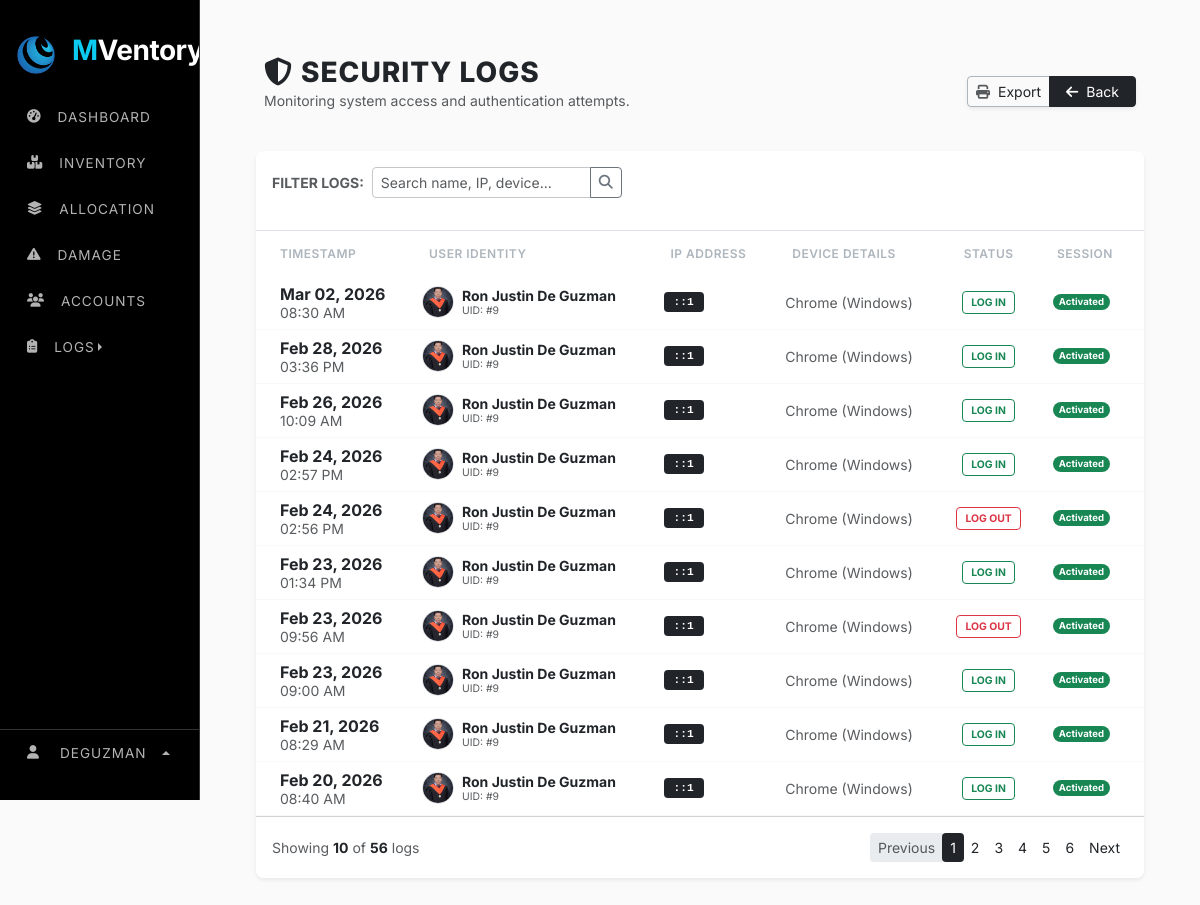
/web_content/security_logs.php (signed in), run on the app's committed database.
### tables this page shows
CREATE TABLE `system_settings` (
  `setting_key` varchar(100) NOT NULL,
  `setting_value` varchar(255) NOT NULL,
  `setting_type` enum('string','number','boolean','select') NOT NULL,
  `category` enum('general','inventory','notifications','security') NOT NULL,
  `description` varchar(255) DEFAULT NULL,
  PRIMARY KEY (`setting_key`)
);

CREATE TABLE `security_logs` (
  `log_id` int(11) NOT NULL AUTO_INCREMENT,
  `user_id` int(11) DEFAULT NULL,
  `browser` varchar(255) DEFAULT NULL,
  `ip_address` varchar(50) DEFAULT NULL,
  `login_time` datetime DEFAULT NULL,
  `status` varchar(50) DEFAULT NULL,
  `is_active` tinyint(1) NOT NULL,
  `is_login` tinyint(1) NOT NULL,
  PRIMARY KEY (`log_id`),
  KEY `user_id` (`user_id`),
  CONSTRAINT `security_logs_ibfk_1` FOREIGN KEY (`user_id`) REFERENCES `users` (`user_id`)
);

CREATE TABLE `users` (
  `user_id` int(11) NOT NULL AUTO_INCREMENT,
  `role_id` varchar(15) NOT NULL,
  `username` varchar(9999) NOT NULL,
  `first_name` varchar(100) NOT NULL,
  `last_name` varchar(100) NOT NULL,
  `phone` varchar(11) NOT NULL,
  `address` varchar(500) DEFAULT NULL,
  `role` varchar(30) NOT NULL,
  `status` varchar(20) NOT NULL DEFAULT 'active',
  `email` varchar(150) NOT NULL,
  `password` varchar(255) NOT NULL,
  `profile_image` varchar(999) NOT NULL,
  `is_active` tinyint(1) DEFAULT 1,
  `is_login` tinyint(1) NOT NULL,
  `last_login` datetime DEFAULT NULL,
  `created_at` timestamp NOT NULL DEFAULT current_timestamp(),
  `deleted_at` timestamp NULL DEFAULT NULL,
  `last_activity` datetime DEFAULT current_timestamp(),
  PRIMARY KEY (`user_id`),
  UNIQUE KEY `email` (`email`)
);

### web_content/security_logs.php (the view, shortened to what this page needs)
<?php
    include "../render/connection.php";
    include "../src/cdn/cdn_links.php";
    $limit = 10;
    $page = isset($_GET['page']) ? (int)$_GET['page'] : 1;
    $start = ($page - 1) * $limit;
    $search = isset($_GET['search']) ? mysqli_real_escape_string($conn, $_GET['search']) : '';
    $where_clause = "";
    $total_query = "SELECT COUNT(*) AS total
                    FROM security_logs sl
                    LEFT JOIN users u ON sl.user_id = u.user_id
                    $where_clause";
    $total_result = mysqli_query($conn, $total_query);
    $total_rows = mysqli_fetch_assoc($total_result)['total'];
    $pages = ceil($total_rows / $limit);
    $log_query = "SELECT sl.*, u.first_name, u.last_name, u.profile_image
                  FROM security_logs sl
                  LEFT JOIN users u ON sl.user_id = u.user_id
                  $where_clause
                  ORDER BY sl.login_time DESC
                  LIMIT $start, $limit";
    $log_result = mysqli_query($conn, $log_query);
?>
<!doctype html>
<html lang="en">
    <head>
        <link rel="stylesheet" href="../src/style/main_style.css">
    </head>
    <body>
        <div class="row g-0">
            <div class="col-lg-2">
                <?php include "../nav/sidebar_nav.php"; ?>
            </div>
            <div class="col">
                <div class="main-content">
                    <div class="container px-4 mt-4">
                        <div class="d-flex justify-content-between align-items-center mb-4 px-2">
                            <div>
                                <h3 class="section-title text-dark mb-0">
                                    <i class="fa-solid fa-shield-halved me-2 text-dark"></i>Security Logs
                                </h3>
                                <p class="text-muted small">Monitoring system access and authentication attempts.</p>
                            </div>
                            <div class="btn-group shadow-sm">
                                <button class="btn btn-white border border-dark-subtle btn-sm">
                                    <i class="fa-solid fa-print me-1 text-muted"></i> Export
                                </button>
                                <a href="dashboard.php" class="btn btn-dark btn-sm px-3">
                                    <i class="fa-solid fa-arrow-left me-1"></i> Back
                                </a>
                            </div>
                        </div>
                        <div class="card edd-card shadow-sm">
                            <div class="card-header bg-white p-3 border-bottom d-flex justify-content-between align-items-center">
                                <form action="" method="GET" class="d-flex align-items-center gap-2">
                                    <span class="fw-bold small text-uppercase text-muted">Filter Logs:</span>
                                    <div class="input-group input-group-sm" style="width: 250px;">
                                        <input type="text" name="search" class="form-control border-secondary-subtle" placeholder="Search name, IP, device..." value="<?php echo htmlspecialchars($search); ?>">
                                        <button class="btn btn-outline-secondary" type="submit"><i class="fa-solid fa-magnifying-glass"></i></button>
                                    </div>
                                </form>
                            </div>
                            <div class="table-responsive">
                                <table class="table table-hover align-middle mb-0">
                                    <thead>
                                        <tr>
                                            <th class="ps-4">Timestamp</th>
                                            <th>User Identity</th>
                                            <th>IP Address</th>
                                            <th>Device Details</th>
                                            <th class="text-center">Status</th>
                                            <th class="pe-4 text-center">Session</th>
                                        </tr>
                                    </thead>
                                    <tbody class="bg-white">
                                        <?php if(mysqli_num_rows($log_result) > 0): ?>
                                            <?php while($log = mysqli_fetch_assoc($log_result)):
                                                $name = ($log['first_name']) ? $log['first_name'].' '.$log['last_name'] : "System/Guest";
                                                $img = (!empty($log['profile_image'])) ? $log['profile_image'] : "../src/image/profiles/default.jpg";
                                            ?>
                                            <tr class="log-row">
                                                <td class="ps-4">
                                                    <div class="fw-bold text-dark"><?php echo date('M d, Y', strtotime($log['login_time'])); ?></div>
                                                    <small class="text-muted"><?php echo date('h:i A', strtotime($log['login_time'])); ?></small>
                                                </td>
                                                <td>
                                                    <div class="d-flex align-items-center">
                                                        <img src="<?php echo $img; ?>" class="user-avatar me-2" onerror="this.src='../src/image/profiles/default.jpg'">
                                                        <div>
                                                            <div class="fw-bold text-dark small"><?php echo htmlspecialchars($name); ?></div>
                                                            <small class="text-muted" style="font-size: 0.65rem;">UID: #<?php echo $log['user_id']; ?></small>
                                                        </div>
                                                    </div>
                                                </td>
                                                <td><span class="ip-tag"><?php echo $log['ip_address']; ?></span></td>
                                                <td>
                                                    <small class="text-muted d-block text-truncate" style="max-width: 180px;" title="<?php echo htmlspecialchars($log['browser']); ?>">
                                                        <?php echo htmlspecialchars($log['browser']); ?>
                                                    </small>
                                                </td>
                                                <td class="text-center">
                                                    <?php $isSuccess = (strtolower($log['status']) == 'success'); ?>
                                                    <span class="status-badge <?php echo $isSuccess ? 'status-success' : 'status-failed'; ?>">
                                                        <?php echo $isSuccess ? 'LOG IN' : 'LOG OUT' ; ?>
                                                    </span>
                                                </td>
                                                <td class="pe-4 text-center">
                                                    <span class="badge rounded-pill <?php echo $log['is_active'] ? 'bg-light text-muted border' : 'bg-success'; ?>" style="font-size: 0.6rem;">
                                                        <?php echo $log['is_active'] ? 'Deactivated' : 'Activated'; ?>
                                                    </span>
                                                </td>
                                            </tr>
                                            <?php endwhile; ?>
                                        <?php else: ?>
                                            <tr><td colspan="6" class="text-center py-5 text-muted">No security records found.</td></tr>
                                        <?php endif; ?>
                                    </tbody>
                                </table>
                            </div>
                            <div class="card-footer bg-white d-flex justify-content-between align-items-center py-3">
                                <div class="small text-muted">
                                    Showing <b class="text-dark"><?php echo mysqli_num_rows($log_result); ?></b> of <b class="text-dark"><?php echo $total_rows; ?></b> logs
                                </div>
                                <nav>
                                    <ul class="pagination pagination-sm mb-0">
                                        <li class="page-item <?php echo ($page <= 1) ? 'disabled' : ''; ?>">
                                            <a class="page-link" href="?page=<?php echo $page-1; ?>&search=<?php echo urlencode($search); ?>">Previous</a>
                                        </li>
                                        <?php for($i = 1; $i <= $pages; $i++): ?>
                                            <li class="page-item <?php echo ($page == $i) ? 'active' : ''; ?>">
                                                <a class="page-link" href="?page=<?php echo $i; ?>&search=<?php echo urlencode($search); ?>"><?php echo $i; ?></a>
                                            </li>
                                        <?php endfor; ?>
                                        <li class="page-item <?php echo ($page >= $pages) ? 'disabled' : ''; ?>">
                                            <a class="page-link" href="?page=<?php echo $page+1; ?>&search=<?php echo urlencode($search); ?>">Next</a>
                                        </li>
                                    </ul>
                                </nav>
                            </div>
                        </div>
                    </div>
                </div>
            </div>
        </div>
    </body>
</html>

### nav/sidebar_nav.php (shortened to what this page needs)
<?php
$current_page = basename($_SERVER['PHP_SELF']);
$app_name = "SELECT setting_value FROM system_settings WHERE setting_key = 'app_name'";
$result = $conn->query($app_name);
if ($result && $result->num_rows > 0) {
    $row = $result->fetch_assoc();
    $app_name_value = $row['setting_value'];
} else {
    $app_name_value = "MVentory";
}
$words = explode(" ", $app_name_value);
if (count($words) > 1) {
    $first_part = '<span class="text-info">' . htmlspecialchars($words[0]) . '</span>';
    array_shift($words);
    $second_part = htmlspecialchars(implode("", $words));
    $display_name = $first_part . $second_part;
} else {
    $display_name = htmlspecialchars($app_name_value);
}
$app_logo = "SELECT setting_value FROM system_settings WHERE setting_key = 'app_logo'";
$result_logo = $conn->query($app_logo);
if ($result_logo && $result_logo->num_rows > 0) {
    $row_logo = $result_logo->fetch_assoc();
    $app_logo_value = $row_logo['setting_value'];
} else {
    $app_logo_value = "default_logo.png";
}
?>
<link rel="stylesheet" href="../src/style/navbar_style.css">
<div class="sidebar-stark" id="sidebar">
    <div class="sidebar-header">
        <img src="../src/image/logo/<?php echo $app_logo_value; ?>" width="40" alt="Logo">
        <h3 class="ms-3 fw-bold text-white logo-text"><?php echo $display_name; ?></h3>
    </div>
    <ul class="nav flex-column mt-2">
        <li class="nav-item">
            <a class="nav-link <?php echo ($current_page == 'dashboard.php') ? 'active' : ''; ?>" href="dashboard.php">
                <i class="fa-solid fa-gauge-high"></i>
                <span class="ms-3 link-text">Dashboard</span>
            </a>
        </li>
        <li class="nav-item">
            <a class="nav-link <?php echo ($current_page == 'inventory.php') ? 'active' : ''; ?>" href="inventory.php">
                <i class="fa-solid fa-boxes-stacked"></i>
                <span class="ms-3 link-text">Inventory</span>
            </a>
        </li>
        <li class="nav-item">
            <a class="nav-link <?php echo ($current_page == 'allocation.php') ? 'active' : ''; ?>" href="allocation.php">
                <i class="fa-solid fa-layer-group"></i>
                <span class="ms-3 link-text">Allocation</span>
            </a>
        </li>
        <li class="nav-item">
            <a class="nav-link text-danger <?php echo ($current_page == 'damage.php') ? 'active-danger' : ''; ?>" href="damage.php">
                <i class="fa-solid fa-triangle-exclamation"></i>
                <span class="ms-3 link-text">Damage</span>
            </a>
        </li>
        <li class="nav-item">
            <a class="nav-link <?php echo ($current_page == 'accounts.php') ? 'active' : ''; ?>" href="accounts.php">
                <i class="fa-solid fa-users"></i>
                <span class="ms-3 link-text">Accounts</span>
            </a>
        </li>
        <li class="nav-item dropend">
            <a class="nav-link dropdown-toggle" data-bs-toggle="dropdown">
                <i class="fa-solid fa-clipboard-list"></i>
                <span class="ms-3 link-text">Logs</span>
            </a>
        </li>
    </ul>
    <div class="sidebar-footer dropup">
        <a class="nav-link profile-btn dropdown-toggle" data-bs-toggle="dropdown">
            <i class="fa-solid fa-user"></i>
            <span class="link-text ms-2"><?php echo htmlspecialchars($_SESSION['username']); ?></span>
        </a>
    </div>
</div>

### data on the page
system_settings: setting_value (picture)
system_settings: setting_value "M"
security_logs: login_time "Mar 02, 2026", login_time "08:30 AM", user.profile_image (picture), user.last_name "Ron Justin De Guzman", user "9", ip_address "::1", browser "Chrome (Windows)", status "LOG IN", is_active "Activated"
security_logs: login_time "Feb 28, 2026", login_time "03:36 PM", user.profile_image (picture), user.last_name "Ron Justin De Guzman", user "9", ip_address "::1", browser "Chrome (Windows)", status "LOG IN", is_active "Activated"
security_logs: login_time "Feb 26, 2026", login_time "10:09 AM", user.profile_image (picture), user.last_name "Ron Justin De Guzman", user "9", ip_address "::1", browser "Chrome (Windows)", status "LOG IN", is_active "Activated"
security_logs: login_time "Feb 24, 2026", login_time "02:57 PM", user.profile_image (picture), user.last_name "Ron Justin De Guzman", user "9", ip_address "::1", browser "Chrome (Windows)", status "LOG IN", is_active "Activated"
security_logs: login_time "Feb 24, 2026", login_time "02:56 PM", user.profile_image (picture), user.last_name "Ron Justin De Guzman", user "9", ip_address "::1", browser "Chrome (Windows)", status "LOG OUT", is_active "Activated"
security_logs: login_time "Feb 23, 2026", login_time "01:34 PM", user.profile_image (picture), user.last_name "Ron Justin De Guzman", user "9", ip_address "::1", browser "Chrome (Windows)", status "LOG IN", is_active "Activated"
security_logs: login_time "Feb 23, 2026", login_time "09:56 AM", user.profile_image (picture), user.last_name "Ron Justin De Guzman", user "9", ip_address "::1", browser "Chrome (Windows)", status "LOG OUT", is_active "Activated"
security_logs: login_time "Feb 23, 2026", login_time "09:00 AM", user.profile_image (picture), user.last_name "Ron Justin De Guzman", user "9", ip_address "::1", browser "Chrome (Windows)", status "LOG IN", is_active "Activated"
security_logs: login_time "Feb 21, 2026", login_time "08:29 AM", user.profile_image (picture), user.last_name "Ron Justin De Guzman", user "9", ip_address "::1", browser "Chrome (Windows)", status "LOG IN", is_active "Activated"
security_logs: login_time "Feb 20, 2026", login_time "08:40 AM", user.profile_image (picture), user.last_name "Ron Justin De Guzman", user "9", ip_address "::1", browser "Chrome (Windows)", status "LOG IN", is_active "Activated"

### other printed values
$_SESSION['username'] "DEGUZMAN"
mysqli_num_rows($log_result) "10"
$total_rows "56"
